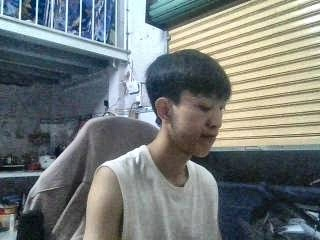
#> input picture WEB-AI-LOCAL-main/WEB-AI-LOCAL-main/debug_frame.jpg, 320 x 240 px
$ python -i image_quality.py   (imports and definitions only)   (older library calls are emulated)
#> lines starting #> are read from the running program, lines starting #| are printed output that depends on the picture
#> further down, picture is the input picture: shape (240, 320, 3); mean B, G, R 122.2, 123.4, 117.6
import cv2
import numpy as np
import config


# [9 lines left out: function assess_quality, not called in this run]


def _apply_gamma(img, gamma):
    table = np.array([((i / 255.0) ** gamma) * 255 for i in range(256)]).astype("uint8")
    return cv2.LUT(img, table)


def _clahe_on_lightness(img_bgr, clip=2.0, tile=8):
#> called with clip = 2, tile = 8
    lab = cv2.cvtColor(img_bgr, cv2.COLOR_BGR2LAB)
#> lab: shape (240, 320, 3); mean of channels 0, 1, 2 127.9, 126.3, 127.6
    l, a, b = cv2.split(lab)
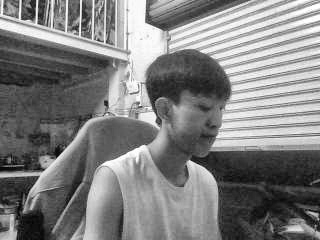
#> l: shape (240, 320); min 1, max 255, mean 127.9
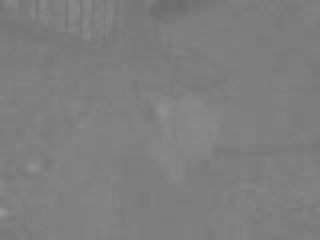
#> a: shape (240, 320); min 108, max 153, mean 126.3
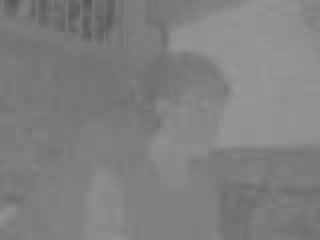
#> b: shape (240, 320); min 87, max 153, mean 127.6
    clahe = cv2.createCLAHE(clipLimit=clip, tileGridSize=(tile, tile))
    l = clahe.apply(l)
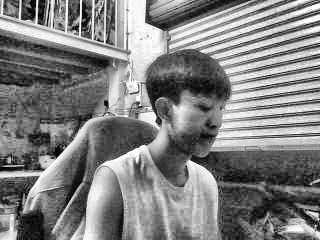
#> l: shape (240, 320); min 1, max 255, mean 128.6
    return cv2.cvtColor(cv2.merge((l, a, b)), cv2.COLOR_LAB2BGR)
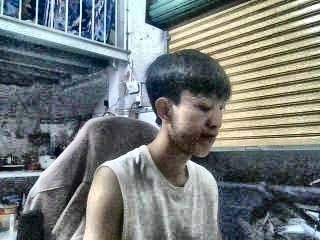
#> returned value: shape (240, 320, 3); mean B, G, R 123.2, 124.3, 118.2


def _unsharp(img, amount=1.5, sigma=1.2):
    blur = cv2.GaussianBlur(img, (0, 0), sigma)
    return cv2.addWeighted(img, 1 + amount, blur, -amount, 0)


# [6 lines that did not run here, left out]


def enhance_image(img_bgr):
    """
    Tự thích ứng ánh sáng + độ nét.
    Trả về (ảnh đã xử lý, thông tin chất lượng, trạng thái).
    """
    q = assess_quality(img_bgr)
    out = img_bgr
    actions = []

    # 1) Ánh sáng
    if q["brightness"] < config.LOW_LIGHT_MEAN or q["under_ratio"] > config.UNDEREXPOSED_RATIO:
        out = _apply_gamma(out, _auto_gamma(out))
        out = _clahe_on_lightness(out, clip=2.0)
        actions.append("low_light_boost")
    elif q["brightness"] > config.HIGH_LIGHT_MEAN or q["over_ratio"] > config.OVEREXPOSED_RATIO:
        out = _apply_gamma(out, _auto_gamma(out))
        out = _clahe_on_lightness(out, clip=1.5)
        actions.append("glare_reduce")
    else:
        out = _clahe_on_lightness(out, clip=1.5)   # cân bằng nhẹ cho ánh sáng không đều
        actions.append("light_normalize")

    # 2) Độ nét
    if q["sharpness"] < config.BLUR_THRESHOLD:
        out = _unsharp(out, amount=1.5)
        actions.append("sharpen")

    return out, q, actions


def is_usable(face_bgr):
    """Quality gate trên vùng mặt đã crop. Trả về (ok, lý do)."""
    h, w = face_bgr.shape[:2]
    if min(h, w) < config.MIN_FACE_SIZE:
        return False, "face_too_small"
    q = assess_quality(face_bgr)
    if q["sharpness"] < config.BLUR_REJECT_THRESHOLD:
        return False, "too_blurry"
    if q["over_ratio"] > 0.5:
        return False, "overexposed"
    if q["under_ratio"] > 0.7:
        return False, "too_dark"
    return True, "ok"

>>> import cv2
>>> picture = cv2.imread('../debug_frame.jpg')
>>> result = _clahe_on_lightness(picture)
